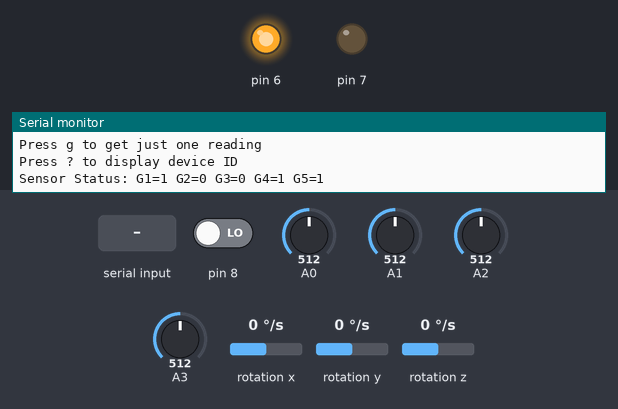
Bench run of a sketch on a simulated Arduino Uno, built with avr-gcc and run on an emulated ATmega328P. Shown: output pins drawn as LEDs (lit = HIGH), the last lines printed to the serial monitor. Wiring (inferred from the names in the program): L3G4200D gyroscope at I2C address 0x68; L3G4200D gyroscope at I2C address 0x69; L3G4200D gyroscope at I2C address 0x6A; L3G4200D gyroscope at I2C address 0x6B. Dashed ring = blinking. The inputs (shaded band) are chosen by the test bench; at power-on: A0 = 512, pin 8 LOW, A1 = 512, A2 = 512, A3 = 512, rotation x 0 °/s, rotation y 0 °/s, rotation z 0 °/s. Pins used as bus, display or sensor lines are not drawn.

Above: at 1.4 s.
1.5 s: "c" received over Serial
At 3.91 s:
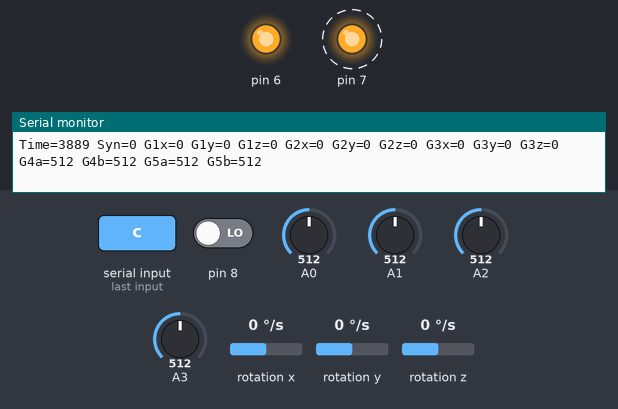
7.5 s: A0 set to 986
10.5 s: A0 set to 1014
15.3 s: "s" received over Serial
At 15.9 s:
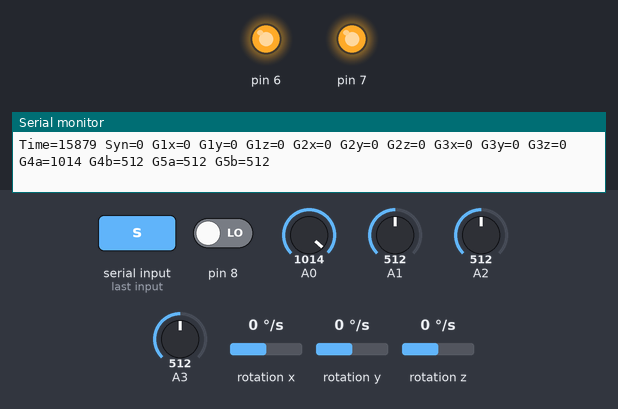
Timing chart, 0 to 18.3 s (numbered marks = the images above; inputs shaded):
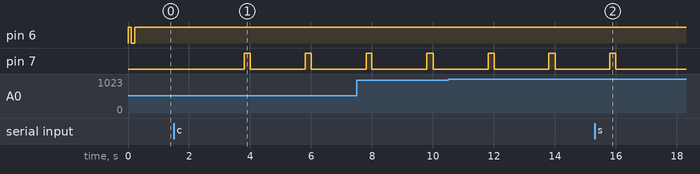

The sketch:

multigyrosen.ino
```cpp
#define GYRO_FULL_SCALE_LEVEL 2


#if GYRO_FULL_SCALE_LEVEL == 2
  #define GYRO_CTRL4_VALUE 0b00110000
  #define GYRO_DEG_PER_DIGIT 0.07
#elif GYRO_FULL_SCALE_LEVEL == 1
  #define GYRO_CTRL4_VALUE 0b00010000
  #define GYRO_DEG_PER_DIGIT 0.0175
#else
  #define GYRO_CTRL4_VALUE 0b00000000
  #define GYRO_DEG_PER_DIGIT 0.00875
#endif


#include <SPI.h> //add arduino SPI library;
//list of all registers binary addresses;
byte WHO_AM_I           = 0B00001111;
byte CTRL_REG1          = 0B00100000;
byte CTRL_REG2          = 0B00100001;
byte CTRL_REG3          = 0B00100010;
byte CTRL_REG4          = 0B00100011;
byte CTRL_REG5          = 0B00100100;
byte REFERENCE          = 0B00100101;
byte OUT_TEMP           = 0B00100110;
byte STATUS_REG         = 0B00100111;
byte OUT_X_L            = 0B00101000;
byte OUT_X_H            = 0B00101001;
byte OUT_Y_L            = 0B00101010;
byte OUT_Y_H            = 0B00101011;
byte OUT_Z_L            = 0B00101100;
byte OUT_Z_H            = 0B00101101;
byte FIFO_CTRL_REG      = 0B00101110;
byte FIFO_SRC_REG       = 0B00101111;
byte INT1_CFG           = 0B00110000;
byte INT1_SRC           = 0B00110001;
byte INT1_TSH_XH        = 0B00110010;
byte INT1_TSH_XL        = 0B00110011;
byte INT1_TSH_YH        = 0B00110100;
byte INT1_TSH_YL        = 0B00110101;
byte INT1_TSH_ZH        = 0B00110110;
byte INT1_TSH_ZL        = 0B00110111;
byte INT1_DURATION      = 0B00111000;

byte Read  = 0B10000000;
byte Write = 0B00000000;

//chip select pin on arduino;
const int CS = 10;
/*
SPI.h sets these for us in arduino
const int SDI = 11;
const int SDO = 12;
const int SCL = 13;
*/


#include <Wire.h>


#ifndef L3G_h
#define L3G_h

#include <Arduino.h> // for byte data type

// device types

#define L3G_DEVICE_AUTO 0
#define L3G4200D_DEVICE 1
#define L3GD20_DEVICE   2


// SA0 states

#define L3G_SA0_LOW  0
#define L3G_SA0_HIGH 1
#define L3G_SA0_AUTO 2

// register addresses

#define L3G_WHO_AM_I      0x0F

#define L3G_CTRL_REG1     0x20
#define L3G_CTRL_REG2     0x21
#define L3G_CTRL_REG3     0x22
#define L3G_CTRL_REG4     0x23
#define L3G_CTRL_REG5     0x24
#define L3G_REFERENCE     0x25
#define L3G_OUT_TEMP      0x26
#define L3G_STATUS_REG    0x27

#define L3G_OUT_X_L       0x28
#define L3G_OUT_X_H       0x29
#define L3G_OUT_Y_L       0x2A
#define L3G_OUT_Y_H       0x2B
#define L3G_OUT_Z_L       0x2C
#define L3G_OUT_Z_H       0x2D

#define L3G_FIFO_CTRL_REG 0x2E
#define L3G_FIFO_SRC_REG  0x2F

#define L3G_INT1_CFG      0x30
#define L3G_INT1_SRC      0x31
#define L3G_INT1_THS_XH   0x32
#define L3G_INT1_THS_XL   0x33
#define L3G_INT1_THS_YH   0x34
#define L3G_INT1_THS_YL   0x35
#define L3G_INT1_THS_ZH   0x36
#define L3G_INT1_THS_ZL   0x37
#define L3G_INT1_DURATION 0x38
#define L3G_LOW_ODR       0x39


class L3G
{
  public:
    typedef struct vector
    {
      float x, y, z;
    } vector;

    vector g; // gyro angular velocity readings

    bool init(byte device = L3G_DEVICE_AUTO, byte sa0 = L3G_SA0_AUTO);

    void enableDefault(void);

    void writeReg(byte reg, byte value);
    byte readReg(byte reg);

    void read(void);

    // vector functions
    static void vector_cross(const vector *a, const vector *b, vector *out);
    static float vector_dot(const vector *a,const vector *b);
    static void vector_normalize(vector *a);

    //
    byte getAddress();

  private:
      byte _device; // chip type (4200D or D20)
      byte address;

      bool autoDetectAddress(void);
};

#endif


#include <math.h>

// Defines ////////////////////////////////////////////////////////////////

// The Arduino two-wire interface uses a 7-bit number for the address,
// and sets the last bit correctly based on reads and writes
#define L3G4200D_ADDRESS_SA0_LOW  (0xD0 >> 1)
#define L3G4200D_ADDRESS_SA0_HIGH (0xD2 >> 1)
#define L3GD20_ADDRESS_SA0_LOW    (0xD4 >> 1)
#define L3GD20_ADDRESS_SA0_HIGH   (0xD6 >> 1)

// Public Methods //////////////////////////////////////////////////////////////

bool L3G::init(byte device, byte sa0)
{
  _device = device;
  switch (_device)
  {
    case L3G4200D_DEVICE:
      if (sa0 == L3G_SA0_LOW)
      {
        address = L3G4200D_ADDRESS_SA0_LOW;
        return true;
      }
      else if (sa0 == L3G_SA0_HIGH)
      {
        address = L3G4200D_ADDRESS_SA0_HIGH;
        return true;
      }
      else
        return autoDetectAddress();
      break;

    case L3GD20_DEVICE:
      if (sa0 == L3G_SA0_LOW)
      {
        address = L3GD20_ADDRESS_SA0_LOW;
        return true;
      }
      else if (sa0 == L3G_SA0_HIGH)
      {
        address = L3GD20_ADDRESS_SA0_HIGH;
        return true;
      }
      else
        return autoDetectAddress();
      break;

    default:
      return autoDetectAddress();
  }
}

// Turns on the L3G's gyro and places it in normal mode.
void L3G::enableDefault(void)
{
  // 0x0F = 0b00001111
  // Normal power mode, all axes enabled
  writeReg(L3G_CTRL_REG1, 0x0F);
  writeReg(L3G_CTRL_REG4, GYRO_CTRL4_VALUE);  // Continuous update, user-defined sensitivity
}

// Writes a gyro register
void L3G::writeReg(byte reg, byte value)
{
  Wire.beginTransmission(address);
  Wire.write(reg);
  Wire.write(value);
  Wire.endTransmission();
}

// Reads a gyro register
byte L3G::readReg(byte reg)
{
  byte value;
  Wire.beginTransmission(address);
  Wire.write(reg);
  Wire.endTransmission();
  Wire.requestFrom(address, (byte)1);
  value = Wire.read();
  Wire.endTransmission();
  return value;
}


byte L3G::getAddress()
{
  return address;
}


// Reads the 3 gyro channels and stores them in vector g
void L3G::read()
{
  Wire.beginTransmission(address);
  // assert the MSB of the address to get the gyro
  // to do slave-transmit subaddress updating.
  Wire.write(L3G_OUT_X_L | (1 << 7));
  Wire.endTransmission();
  Wire.requestFrom(address, (byte)6);

  while (Wire.available() < 6);

  uint8_t xlg = Wire.read();
  uint8_t xhg = Wire.read();
  uint8_t ylg = Wire.read();
  uint8_t yhg = Wire.read();
  uint8_t zlg = Wire.read();
  uint8_t zhg = Wire.read();

  // combine high and low bytes
  g.x = (int16_t)(xhg << 8 | xlg);
  g.y = (int16_t)(yhg << 8 | ylg);
  g.z = (int16_t)(zhg << 8 | zlg);
}

void L3G::vector_cross(const vector *a,const vector *b, vector *out)
{
  out->x = a->y*b->z - a->z*b->y;
  out->y = a->z*b->x - a->x*b->z;
  out->z = a->x*b->y - a->y*b->x;
}

float L3G::vector_dot(const vector *a,const vector *b)
{
  return a->x*b->x+a->y*b->y+a->z*b->z;
}

void L3G::vector_normalize(vector *a)
{
  float mag = sqrt(vector_dot(a,a));
  a->x /= mag;
  a->y /= mag;
  a->z /= mag;
}

// Private Methods //////////////////////////////////////////////////////////////

bool L3G::autoDetectAddress(void)
{
  // try each possible address and stop if reading WHO_AM_I returns the expected response
  address = L3G4200D_ADDRESS_SA0_LOW;
  if (readReg(L3G_WHO_AM_I) == 0xD3) return true;
  address = L3G4200D_ADDRESS_SA0_HIGH;
  if (readReg(L3G_WHO_AM_I) == 0xD3) return true;
  address = L3GD20_ADDRESS_SA0_LOW;
  if (readReg(L3G_WHO_AM_I) == 0xD4 || readReg(L3G_WHO_AM_I) == 0xD7) return true;
  address = L3GD20_ADDRESS_SA0_HIGH;
  if (readReg(L3G_WHO_AM_I) == 0xD4 || readReg(L3G_WHO_AM_I) == 0xD7) return true;

  return false;
}


L3G gyro;
L3G gyro2;

//int16_t KID_GYRO_6x = 0;
//int16_t KID_GYRO_6y = 0;
//int16_t KID_GYRO_6z = 0;


int sampleNum=500;
int dc_offsetx=0;
int dc_offsetx2=0;
int dc_offsety=0;
int dc_offsety2=0;
int dc_offsetz=0;
int dc_offsetz2=0;
double noisex=0;
double noisex2=0;
double noisey=0;
double noisey2=0;
double noisez=0;
double noisez2=0;

unsigned long time;
int sampleTime=100;
int rate;
int rate2;


byte Who = 0;
int8_t X_L = 0;
int8_t X_H = 0;
int8_t Y_L = 0;
int8_t Y_H = 0;
int8_t Z_L = 0;
int8_t Z_H = 0;

int16_t X_AXIs = 0;
int16_t Y_AXIs = 0;
int16_t Z_AXIs = 0;

int G4a = 0;
int G4b = 0;

int G5a = 0;
int G5b = 0;

int Syn = 0;

char UserInput = ' ';
bool SleepMode = 0;
bool ContinuousMode = 0;
bool ReadOnce = 0;
unsigned long LastCommandAt = 0;
bool TimeOutWarned = 0;
char QueuedCommand = ' ';

int TRIG_TOTAL = 2000;
int TRIG_LOW = 1800;
int TRIG_SAFEMAX = 900;
int TRIG_SAFEMIN = 400;

bool isStopping = 0;
unsigned long isStoppingSince = 0;
int loopdelay = 0;

bool WorkingSensors[5] = {true, true, true, true, true};


void display_device_id () {
  Serial.println("MULTIGYROSEN");
}

void display_gyro_gains () {
  Serial.print("GYRO_DEGPERDIGIT: G1=");
  Serial.print(GYRO_DEG_PER_DIGIT, 12);
  Serial.print(" G2=");
  Serial.print(GYRO_DEG_PER_DIGIT, 12);
  Serial.print(" G3=");
  Serial.println(GYRO_DEG_PER_DIGIT, 12);

}


void setup ()
{
  bool gyro2successful = false;
  Serial.begin(115200);

  display_device_id();
  Serial.println("Serial began");

  Serial.println("Setting digital output pins");
  pinMode(6, OUTPUT);
  pinMode(7, OUTPUT);
  pinMode(8, INPUT);
  digitalWrite(6, LOW);
  digitalWrite(7, LOW);

  Serial.println("Setting goniometer pins");
  pinMode(2, INPUT_PULLUP);
  pinMode(3, INPUT_PULLUP);
  pinMode(4, INPUT_PULLUP);
  pinMode(5, INPUT_PULLUP);
  pinMode(A0, INPUT);
  pinMode(A1, INPUT);
  pinMode(A2, INPUT);
  pinMode(A3, INPUT);
  analogReference(EXTERNAL);

  digitalWrite(6, HIGH);
  delay(100);
  digitalWrite(6, LOW);

  Serial.println("Initializing SPI");
  SPI.setClockDivider(SPI_CLOCK_DIV16);
  SPI.setDataMode(SPI_MODE3);
  SPI.begin();
  //initalize the chip select pins;
  pinMode(CS, OUTPUT);
  WriteRegister(CTRL_REG1,0B00001111);
  WriteRegister(CTRL_REG4,GYRO_CTRL4_VALUE);  // user-defined sensitivity
  delay(10);

  Serial.println("Initializing Wire I2C");
  Wire.begin();
  Serial.println("Initializing I2C Gyro");
  int tries = 0;
  while (!gyro.init()) {
    delay(50);
    tries++;
    if (tries > 20) {
      WorkingSensors[0] = false;
      WorkingSensors[1] = false;
      Serial.println("I2C Gyro not available");
      break;
    }
  }
  if (WorkingSensors[0]) {
   Serial.print("Gyro1 found at address: ");
   Serial.println(gyro.getAddress());
   gyro2.init(L3GD20_DEVICE, L3G_SA0_HIGH);
   byte gyro1address = gyro.getAddress();
   byte gyro2address;

   if (gyro1address == 107) {
    gyro2address = L3GD20_ADDRESS_SA0_LOW;
    if (gyro2.readReg(L3G_WHO_AM_I) == 0xD4 || gyro2.readReg(L3G_WHO_AM_I) == 0xD7) {
     gyro2.init(L3GD20_DEVICE, L3G_SA0_LOW);
     gyro2successful = 1;
     Serial.print("Gyro2 found at address: ");
     Serial.println(gyro2.getAddress());
    }
   }
   else {
    gyro2address = L3GD20_ADDRESS_SA0_HIGH;
    if (gyro2.readReg(L3G_WHO_AM_I) == 0xD4 || gyro2.readReg(L3G_WHO_AM_I) == 0xD7) {
     gyro2successful = 1;
     gyro2.init(L3GD20_DEVICE, L3G_SA0_HIGH);
     Serial.print("Gyro2 found at address: ");
     Serial.println(gyro2.getAddress());
    }
   }
  }
  if (!gyro2successful) WorkingSensors[1] = false;

  // Override
//  WorkingSensors[1] = false;

//  gyro.init(L3GD20_DEVICE, L3G_SA0_HIGH);
//  gyro2.init(L3GD20_DEVICE, L3G_SA0_LOW);
  //WorkingSensors[1] = false;

  Serial.println("Enabling Gyro");
  if (WorkingSensors[0]) gyro.enableDefault();
  if (WorkingSensors[1]) gyro2.enableDefault();

  Serial.println("Checking Gonio");
  delay(50);
  CheckGonio();

  Serial.println("Checking SPI Gyro");
  delay(50);
  CheckSPIGyro();

//  Serial.println("Checking kid Arduino Gyro");
//  delay(50);
//  CheckKidArduino();


  // Turn on power LED
  digitalWrite(6, HIGH);
  LastCommandAt = millis();
  Serial.println("ONLINE");
  DisplayInstruction();
}

//void CheckKidArduino () {
//}

void CheckGonio () {
  G4a = analogRead(A0);
  G4b = analogRead(A1);
  G5a = analogRead(A2);
  G5b = analogRead(A3);
  if (G4a >= 1005 && G4b >= 1005) WorkingSensors[3] = false;
  if (G5a >= 1005 && G5b >= 1005) WorkingSensors[4] = false;
}

void CheckSPIGyro () {
  Who = ReadRegister(WHO_AM_I);
  X_L = ReadRegister(OUT_X_L);
  X_H = ReadRegister(OUT_X_H);
  Y_L = ReadRegister(OUT_Y_L);
  Y_H = ReadRegister(OUT_Y_H);
  Z_L = ReadRegister(OUT_Z_L);
  Z_H = ReadRegister(OUT_Z_H);
  X_AXIs = (int16_t)(X_L | (X_H<<8));
  Y_AXIs = (int16_t)(Y_L | (Y_H<<8));
  Z_AXIs = (int16_t)(Z_L | (Z_H<<8));
  if (X_AXIs == 0 && Y_AXIs == 0 && Z_AXIs == 0) WorkingSensors[2] = false;
}

void DisplayInstruction () {
  Serial.println("Press c to initiate continuous mode");
  Serial.println("Press s to stop continuous mode");
  Serial.println("Press g to get just one reading");
  Serial.println("Press ? to display device ID");
  DisplayStatus();
}

void DisplayStatus () {
  Serial.print("Sensor Status: G1=");  Serial.print(WorkingSensors[0], DEC);
  Serial.print(" G2=");  Serial.print(WorkingSensors[1], DEC);
  Serial.print(" G3=");  Serial.print(WorkingSensors[2], DEC);
  Serial.print(" G4=");  Serial.print(WorkingSensors[3], DEC);
  Serial.print(" G5=");  Serial.println(WorkingSensors[4], DEC);
}


void SendTrigger () {
  if (millis()%TRIG_TOTAL < TRIG_LOW)
    digitalWrite(7, LOW);
  else
    digitalWrite(7, HIGH);
}

void valid_command_entered () {
  LastCommandAt = time;
  if (TimeOutWarned) {
    TimeOutWarned = false;
    digitalWrite(6, HIGH);
  }
}

void loop ()
{
  time = millis();
  if (Serial.available() > 0) {
    UserInput = Serial.read();
    switch (UserInput) {
      case 'c':
        QueuedCommand = 'c';
        valid_command_entered();
        break;
      case 's':
        QueuedCommand = 's';
        valid_command_entered();
        break;
      case 'g':
        ReadOnce = 1;
        valid_command_entered();
        break;
      case '?':
        display_device_id();
        valid_command_entered();
        break;
      case 'n':
        valid_command_entered();
        break;
      case 'd':
        display_gyro_gains();
        valid_command_entered();
        break;
      case 'q':
        DisplayStatus();
        valid_command_entered();
      default:
        break;
    }
    UserInput = ' ';
  }

  if (time - LastCommandAt > 30000) {
    if (!SleepMode) {
      ContinuousMode = 0;
      isStopping = 0;
      ReadOnce = 0;
      while (millis()%TRIG_TOTAL >= TRIG_LOW) {delay(1);}
      digitalWrite(6, LOW);
      digitalWrite(7, LOW);
      Serial.println("Device has entered sleep mode. To wake up, enter any valid command.");
      DisplayInstruction();
      SleepMode = 1;
    }
    return;
  }
  else if (SleepMode && time - LastCommandAt <= 4000) {
    Serial.println("Device is now online.");
    digitalWrite(6, HIGH);
    SleepMode = 0;
    while (millis()%TRIG_TOTAL >= TRIG_LOW) {delay(1);}
  }
  else if (time - LastCommandAt > 20000) {
    if (!TimeOutWarned) {
      TimeOutWarned = true;
      Serial.println("Warning: Device will enter sleep mode in 10 seconds. Press n to prevent this.");
    }
    if (time%500 < 250)
      digitalWrite(6, LOW);
    else
      digitalWrite(6, HIGH);
  }


  // I2C reads
  if (WorkingSensors[0]) gyro.read();
  if (WorkingSensors[1]) gyro2.read();

  // SPI reads
  if (WorkingSensors[2]) {
   Who = ReadRegister(WHO_AM_I);
   X_L = ReadRegister(OUT_X_L);
   X_H = ReadRegister(OUT_X_H);
   Y_L = ReadRegister(OUT_Y_L);
   Y_H = ReadRegister(OUT_Y_H);
   Z_L = ReadRegister(OUT_Z_L);
   Z_H = ReadRegister(OUT_Z_H);
   //ReadSPIGyroBatch();
   X_AXIs = (int16_t)((int16_t)X_L | (((int16_t)X_H)<<8));
   Y_AXIs = (int16_t)((int16_t)Y_L | (((int16_t)Y_H)<<8));
   Z_AXIs = (int16_t)((int16_t)Z_L | (((int16_t)Z_H)<<8));
  }

  // Analog reads
  Syn = digitalRead(8);
  G4a = analogRead(A0);
  G4b = analogRead(A1);
  G5a = analogRead(A2);
  G5b = analogRead(A3);


  if (QueuedCommand == 'c' && millis()%TRIG_TOTAL < TRIG_SAFEMAX && millis()%TRIG_TOTAL >= TRIG_SAFEMIN) {
    // Only allow mode change during trig-low
    ContinuousMode = 1;
    isStopping = 0;
    QueuedCommand = ' ';
  }
  else if (QueuedCommand == 's' && millis()%TRIG_TOTAL < TRIG_SAFEMAX && millis()%TRIG_TOTAL >= TRIG_SAFEMIN) {
    isStopping = 1;
    isStoppingSince = millis();
    QueuedCommand = ' ';
  }

  if (isStopping && millis() - isStoppingSince >= 200 && millis()%TRIG_TOTAL < TRIG_SAFEMAX && millis()%TRIG_TOTAL >= TRIG_SAFEMIN) {
    // Delay stop a little bit
    ContinuousMode = 0;
    isStopping = 0;
    QueuedCommand = ' ';
  }

  if (ContinuousMode) {
    if (!isStopping) SendTrigger();
    DisplayOneReading();
  }
  else if (ReadOnce) {
    DisplayOneReading();
    ReadOnce = 0;
  }
  else {
    digitalWrite(7, LOW);
  }

  //Serial.println(millis()-time);


  loopdelay = 20+time-millis();
  if (loopdelay > 0) delay(loopdelay);
}


//void ReadSPIGyroBatch(){
//  byte Address = OUT_X_L;
//  digitalWrite(SCL, HIGH);
//  digitalWrite(CS, LOW);
//  SPI.transfer(Address | 0x80 | 0x40);
//  X_L = SPI.transfer(0xFF);
//  X_H = SPI.transfer(0xFF);
//  Y_L = SPI.transfer(0xFF);
//  Y_H = SPI.transfer(0xFF);
//  Z_L = SPI.transfer(0xFF);
//  Z_H = SPI.transfer(0xFF);
//  digitalWrite(CS, HIGH);
////return(result);
//}


byte ReadRegister(byte Address){
  byte result = 0;
  digitalWrite(CS, LOW);
  SPI.transfer(Read | Address);
  result = SPI.transfer(0x00);
  //Serial.print(Address, BIN);
  //Serial.print(" : ");
  //Serial.println(result, BIN);
  digitalWrite(CS, HIGH);
return(result);
}

void WriteRegister(byte Address, byte Value){
  digitalWrite(CS, LOW);
  SPI.transfer(Write | Address);
  SPI.transfer(Value);
  digitalWrite(CS, HIGH);
}


void DisplayOneReading () {
  Serial.print("Time=");
  Serial.print(time);
  Serial.print(" Syn=");
  Serial.print((int)Syn);
  Serial.print(" G1x=");
  Serial.print((int16_t)gyro.g.x);
  Serial.print(" G1y=");
  Serial.print((int16_t)gyro.g.y);
  Serial.print(" G1z=");
  Serial.print((int16_t)gyro.g.z);
  Serial.print(" G2x=");
  Serial.print((int16_t)gyro2.g.x);
  Serial.print(" G2y=");
  Serial.print((int16_t)gyro2.g.y);
  Serial.print(" G2z=");
  Serial.print((int16_t)gyro2.g.z);
  Serial.print(" G3x=");
  Serial.print((int16_t)X_AXIs);
  Serial.print(" G3y=");
  Serial.print((int16_t)Y_AXIs);
  Serial.print(" G3z=");
  Serial.print((int16_t)Z_AXIs);
  Serial.print(" G4a=");
  Serial.print((int)G4a);
  Serial.print(" G4b=");
  Serial.print((int)G4b);
  Serial.print(" G5a=");
  Serial.print((int)G5a);
  Serial.print(" G5b=");
  Serial.print((int)G5b);
//  Serial.print(" G6x=");
//  Serial.print((int16_t)KID_GYRO_6x);
//  Serial.print(" G6y=");
//  Serial.print((int16_t)KID_GYRO_6y);
//  Serial.print(" G6z=");
//  Serial.print((int16_t)KID_GYRO_6z);

//  Serial.print(" G3xL=");
//  Serial.print((int16_t)X_L);
//  Serial.print(" G3xH=");
//  Serial.print((int16_t)X_H);
//  Serial.print(" G3yL=");
//  Serial.print((int16_t)Y_L);
//  Serial.print(" G3yH=");
//  Serial.print((int16_t)Y_H);
//  Serial.print(" G3zL=");
//  Serial.print((int16_t)Z_L);
//  Serial.print(" G3zH=");
//  Serial.print((int16_t)Z_H);
  Serial.println("");
}
```

Measured:
- after the input at 1.5 s, pin 7: alternates HIGH for 0.20 s and LOW for 1.8 s, starting after 2.3 s
- after the input at 15.3 s, pin 7: goes on until 16.0 s, then stays LOW
